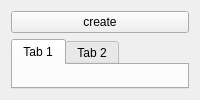
<?xml version="1.0" encoding="UTF-8"?>
<ui version="4.0">
 <class>TCP_Server</class>
 <widget class="QWidget" name="TCP_Server">
  <layout class="QVBoxLayout" name="verticalLayout">
   <item>
    <widget class="QPushButton" name="btn_create">
     <property name="text">
      <string>create</string>
     </property>
    </widget>
   </item>
   <item>
    <widget class="QTabWidget" name="tw_clients">
     <widget class="QWidget" name="tab">
      <attribute name="title">
       <string>Tab 1</string>
      </attribute>
     </widget>
     <widget class="QWidget" name="tab_2">
      <attribute name="title">
       <string>Tab 2</string>
      </attribute>
     </widget>
    </widget>
   </item>
  </layout>
 </widget>
 <resources/>
 <connections/>
</ui>
